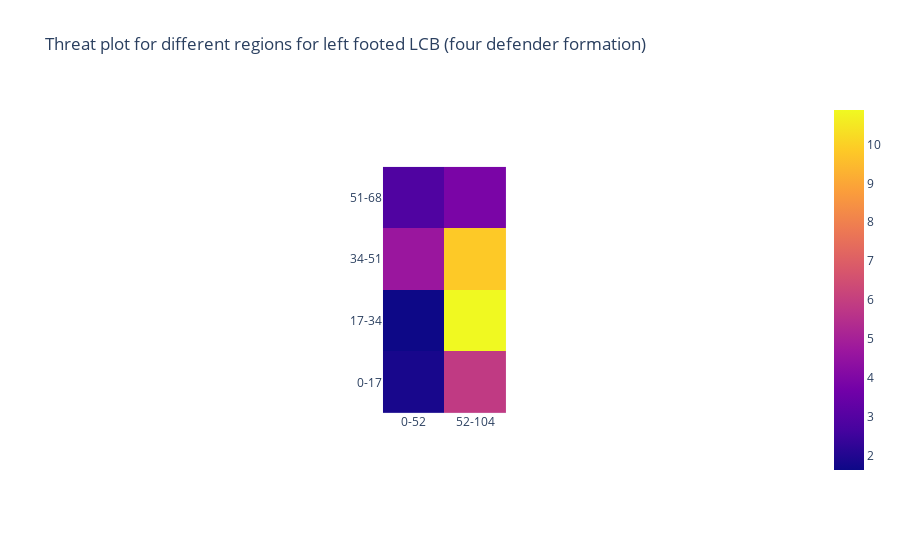

The cell this chart's notebook holds for it:
### Code cell
# The graphs have been saved in 'threat_plots' data folder
pcolorplotter(
    four_defs_lf_lcbs_regionwiseoff,
    'Threat plot for different regions for left footed LCB (four defender formation)',
    'offvalue_left_lcb_4def')

### Figure 1 — Plotly figure (JSON) as saved in the notebook; plotly's stock layout.template omitted (floating-point values rounded to 4 significant figures)
{"data": [{"coloraxis": "coloraxis", "hovertemplate": "x: %{x}<br>y: %{y}<br>color: %{z}<extra></extra>", "type": "heatmap", "x": ["0-52", "52-104"], "y": ["51-68", "34-51", "17-34", "0-17"], "z": [[2.89, 3.88], [4.673, 9.824], [1.63, 10.88], [1.826, 5.847]]}], "layout": {"autosize": true, "coloraxis": {"colorscale": [[0, "#0d0887"], [0.1111, "#46039f"], [0.2222, "#7201a8"], [0.3333, "#9c179e"], [0.4444, "#bd3786"], [0.5556, "#d8576b"], [0.6667, "#ed7953"], [0.7778, "#fb9f3a"], [0.8889, "#fdca26"], [1, "#f0f921"]]}, "title": {"text": "Threat plot for different regions for left footed LCB (four defender formation)"}, "xaxis": {"autorange": true, "constrain": "domain", "domain": [0.4155, 0.5845], "range": [-0.5, 1.5], "scaleanchor": "y", "type": "category"}, "yaxis": {"autorange": true, "constrain": "domain", "domain": [0, 1], "range": [3.5, -0.5], "type": "category"}}}
